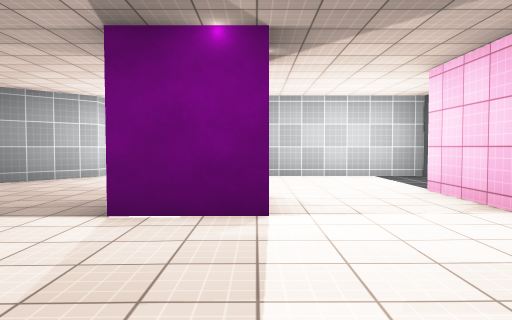
view 1 (above)

22 first-person views from a walk through a scene from a Unity 3-D project. The camera is 1.3 m above the floor, tilts 2° down and sees 70° across. The floor is counted in squares, 2 m on a side. Each view is taken from the middle of a square. On the plan, view 1 faces up. The plan holds only what a view shows up to about 11 squares ahead; the rest is blank. The place goes on beyond the plan. Some surface patterns are stand-ins.

view 2
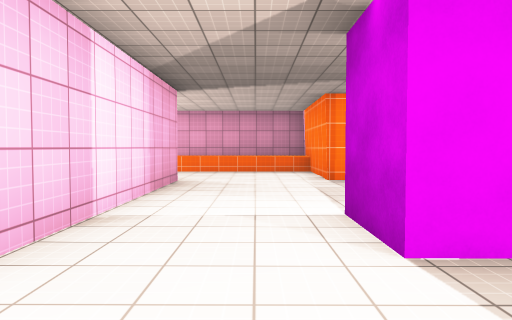

view 3
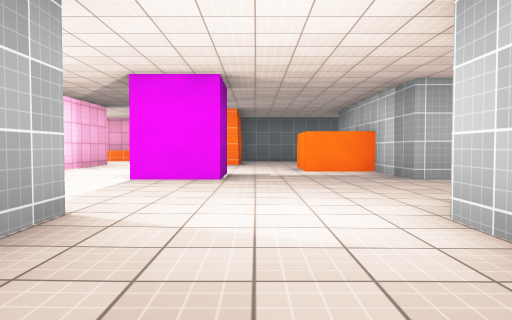

view 4
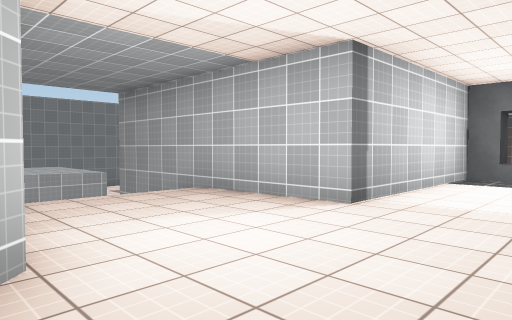

view 5
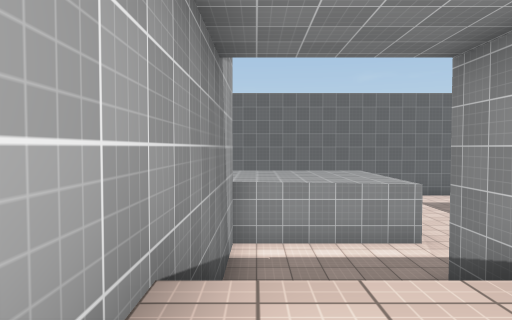

view 6
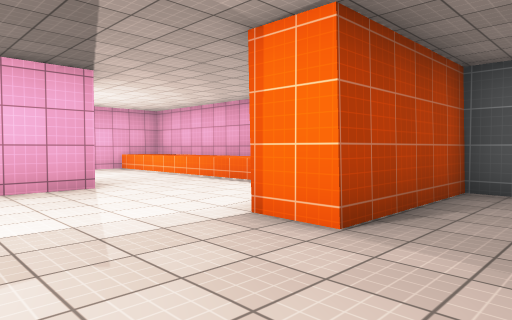

view 7
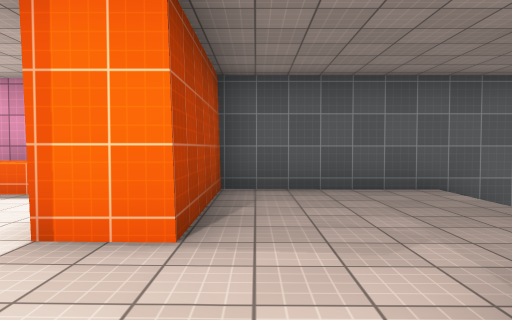

view 8
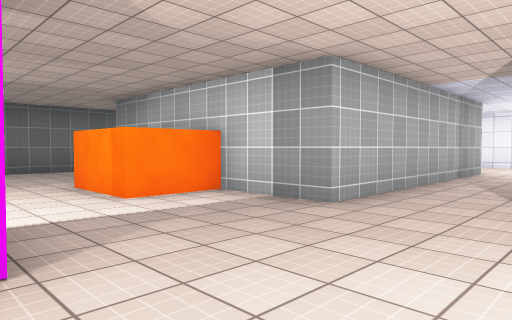

view 9
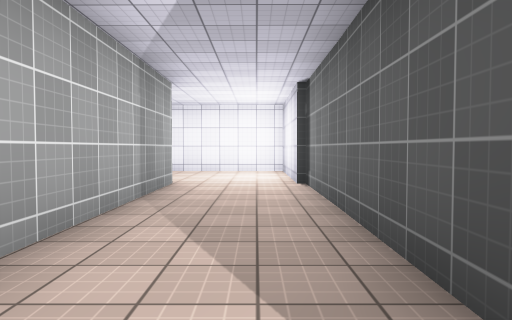

view 10
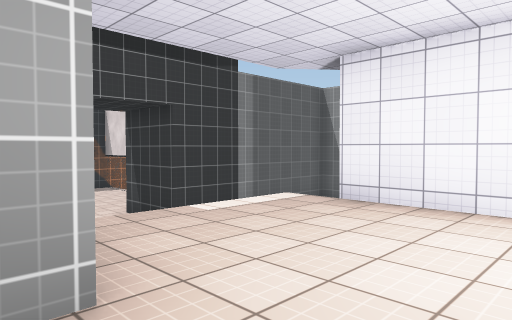

view 11
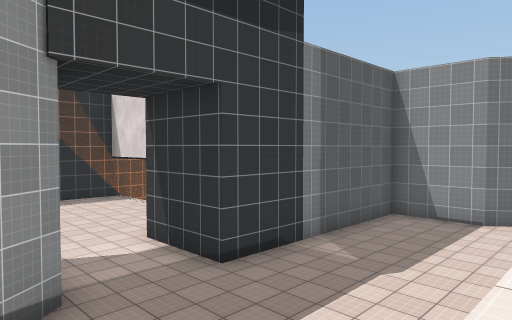

view 12
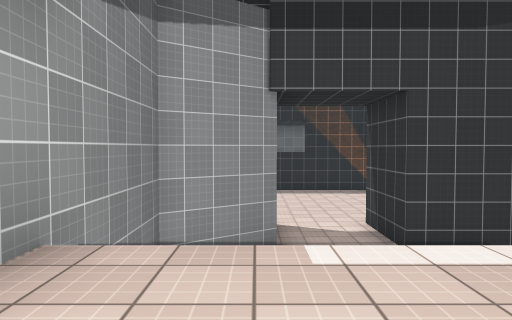

view 13
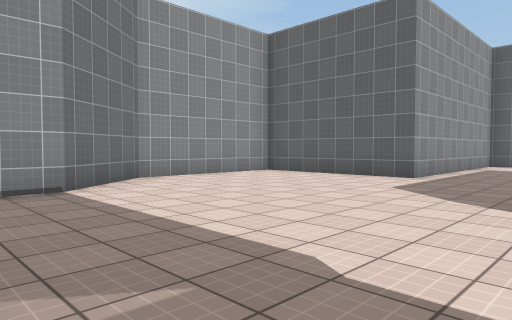

view 14
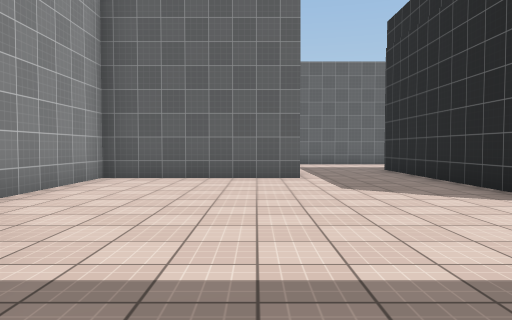

view 15
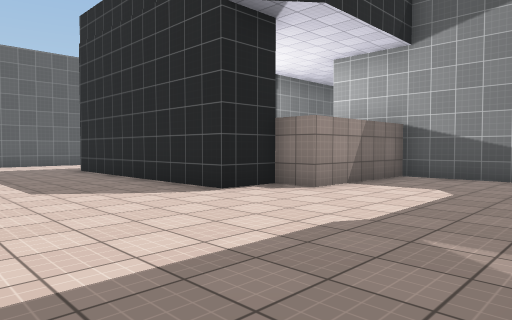

view 16
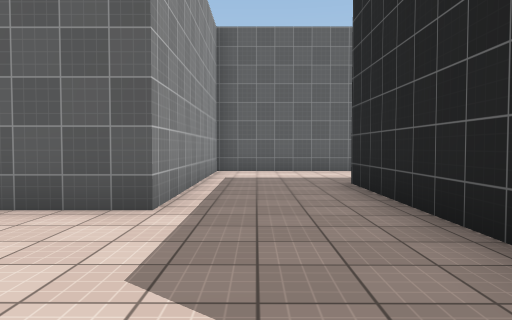

view 17
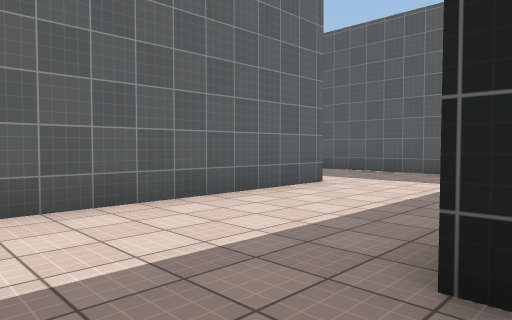

view 18
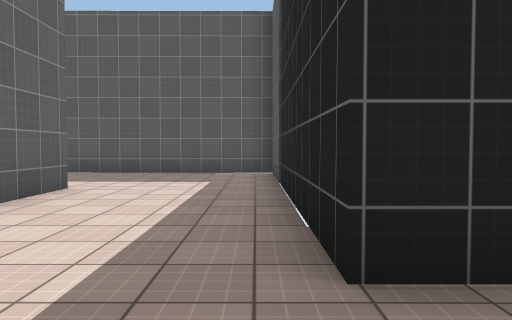

view 19
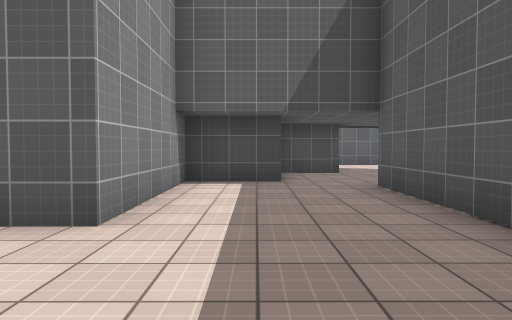

view 20
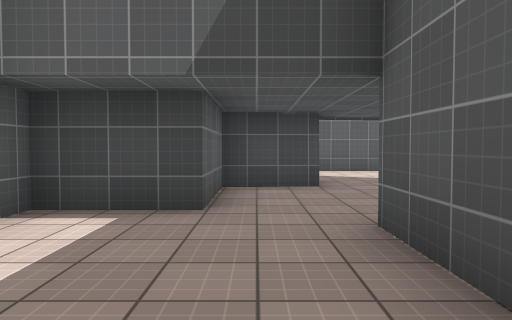

view 21
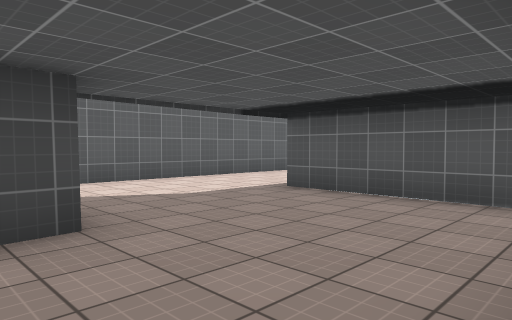

view 22
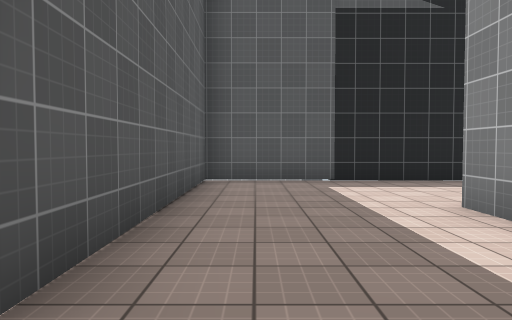

### Floor plan
Key: @ floor where view 1 was taken; # wall or solid block; . main floor; : floor 0.25 m higher than the main floor; + floor 2.5 m higher than the main floor; / step, stairs or slope; ^ raised ledge.
Columns run from 23 left of view 1 to 5 right of it. Each row starts with its distance up from view 1.
 23                #######
 22                ::::::
 21                :::::
 20                :::#
 19             ###:::#
 18             #:::::#     ::
 17           ###:::::#     :
 16           #:::#    #####:
 15           #.::#    #::::
 14           #...#    #::::
 13     #######...#    #/  #
 12     #.........#    #/  #
 11     #.........#    #///#
 10     #.........#    #+++#
  9     #..########    #+++#
  8     #..# ######   ##+++#####
  7 #####..############++++++++#
  6 .......##++++++++++++++++++
  5 .......##+++++++++++++++++#
  4 .......##+++#######+++##++#
  3 ........#+++#     #+++++++#
  2 #...........#     ##++++++#
  1 ##..........#      #++++++#
  0  #..........#      ++++@++#
 -1  #.........##      +++#++++++
 -2  #######..##      /+++#++++++
 -3        #..        /+++#^^^^^^
 -4        ...       ######^^^^^^
 -5        ...
 -6       ....
 -7       ::.
 -8       :::

Positions as (right, up) in squares from view 1, and headings:
1: (0, 0), facing up
2: (1, 7), facing down
3: (-2, 11), facing down
4: (-4, 6), facing up-right
5: (-3, 9), facing up
6: (-3, 2), facing down-right
7: (-2, 2), facing down
8: (-1, 7), facing down-left
9: (-5, 6), facing left
10: (-11, 6), facing down-left
11: (-12, 3), facing down-left
12: (-13, 5), facing down
13: (-16, -1), facing up-left
14: (-20, -1), facing up
15: (-20, -1), facing up-right
16: (-18, 3), facing up
17: (-18, 9), facing up-right
18: (-18, 10), facing right
19: (-11, 10), facing up
20: (-10, 13), facing up
21: (-10, 16), facing up-right
22: (-10, 17), facing down
